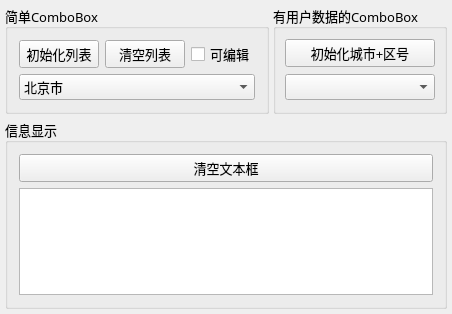
<?xml version="1.0" encoding="UTF-8"?>
<ui version="4.0">
 <class>Widget</class>
 <widget class="QWidget" name="Widget">
  <property name="geometry">
   <rect>
    <x>0</x>
    <y>0</y>
    <width>426</width>
    <height>314</height>
   </rect>
  </property>
  <property name="font">
   <font>
    <family>宋体</family>
    <pointsize>10</pointsize>
   </font>
  </property>
  <property name="windowTitle">
   <string>QComboBox的使用</string>
  </property>
  <layout class="QVBoxLayout" name="verticalLayout_3">
   <property name="spacing">
    <number>5</number>
   </property>
   <property name="leftMargin">
    <number>5</number>
   </property>
   <property name="topMargin">
    <number>5</number>
   </property>
   <property name="rightMargin">
    <number>5</number>
   </property>
   <property name="bottomMargin">
    <number>5</number>
   </property>
   <item>
    <layout class="QHBoxLayout" name="horizontalLayout">
     <property name="spacing">
      <number>4</number>
     </property>
     <item>
      <widget class="QGroupBox" name="groupBox">
       <property name="title">
        <string>简单ComboBox</string>
       </property>
       <layout class="QGridLayout" name="gridLayout">
        <item row="0" column="0">
         <widget class="QPushButton" name="btnIniItems">
          <property name="text">
           <string>初始化列表</string>
          </property>
         </widget>
        </item>
        <item row="0" column="1">
         <widget class="QPushButton" name="btnClearItems">
          <property name="text">
           <string>清空列表</string>
          </property>
         </widget>
        </item>
        <item row="0" column="2">
         <widget class="QCheckBox" name="chkBoxEditable">
          <property name="maximumSize">
           <size>
            <width>200</width>
            <height>16777215</height>
           </size>
          </property>
          <property name="text">
           <string>可编辑</string>
          </property>
         </widget>
        </item>
        <item row="1" column="0" colspan="3">
         <widget class="QComboBox" name="comboBox">
          <property name="currentIndex">
           <number>0</number>
          </property>
          <item>
           <property name="text">
            <string>北京市</string>
           </property>
           <property name="icon">
            <iconset resource="res.qrc">
             <normaloff>:/images/icons/UNIT.ICO</normaloff>:/images/icons/UNIT.ICO</iconset>
           </property>
          </item>
          <item>
           <property name="text">
            <string>上海市</string>
           </property>
           <property name="icon">
            <iconset resource="res.qrc">
             <normaloff>:/images/icons/UNIT.ICO</normaloff>:/images/icons/UNIT.ICO</iconset>
           </property>
          </item>
         </widget>
        </item>
       </layout>
      </widget>
     </item>
     <item>
      <widget class="QGroupBox" name="groupBox_3">
       <property name="title">
        <string>有用户数据的ComboBox</string>
       </property>
       <layout class="QVBoxLayout" name="verticalLayout_2">
        <property name="leftMargin">
         <number>9</number>
        </property>
        <property name="topMargin">
         <number>9</number>
        </property>
        <property name="rightMargin">
         <number>9</number>
        </property>
        <property name="bottomMargin">
         <number>9</number>
        </property>
        <item>
         <widget class="QPushButton" name="btnIni2">
          <property name="text">
           <string>初始化城市+区号</string>
          </property>
         </widget>
        </item>
        <item>
         <widget class="QComboBox" name="comboBox2">
          <property name="placeholderText">
           <string>请选择一个城市</string>
          </property>
         </widget>
        </item>
       </layout>
      </widget>
     </item>
    </layout>
   </item>
   <item>
    <widget class="QGroupBox" name="groupBox_2">
     <property name="title">
      <string>信息显示</string>
     </property>
     <layout class="QVBoxLayout" name="verticalLayout">
      <item>
       <widget class="QPushButton" name="btnClearText">
        <property name="text">
         <string>清空文本框</string>
        </property>
       </widget>
      </item>
      <item>
       <widget class="QPlainTextEdit" name="plainTextEdit"/>
      </item>
     </layout>
    </widget>
   </item>
  </layout>
 </widget>
 <layoutdefault spacing="6" margin="11"/>
 <resources>
  <include location="res.qrc"/>
 </resources>
 <connections/>
</ui>
